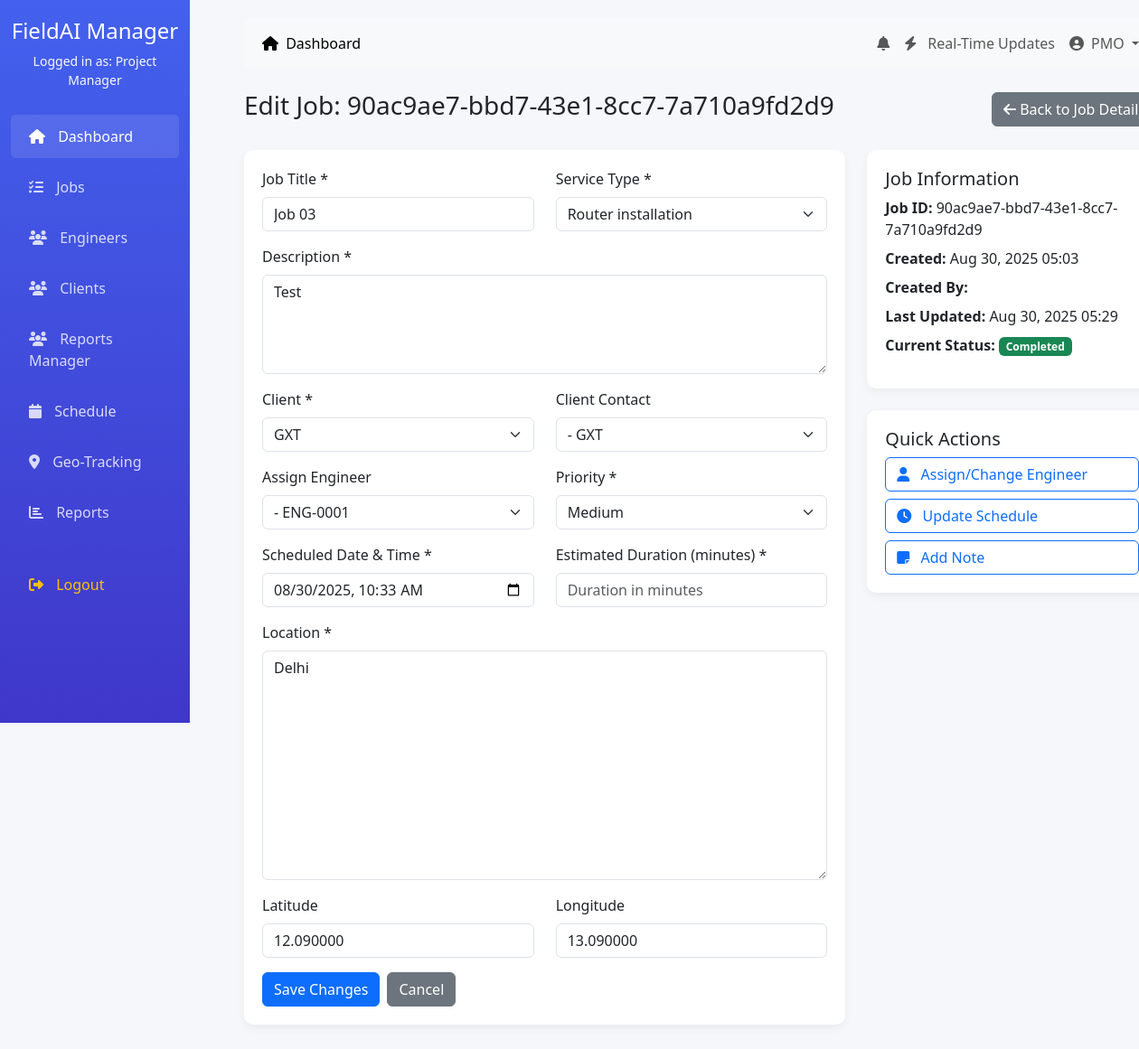
The page /dashboard/manager/jobs/3/edit/ (signed in) on the database as committed earlier.
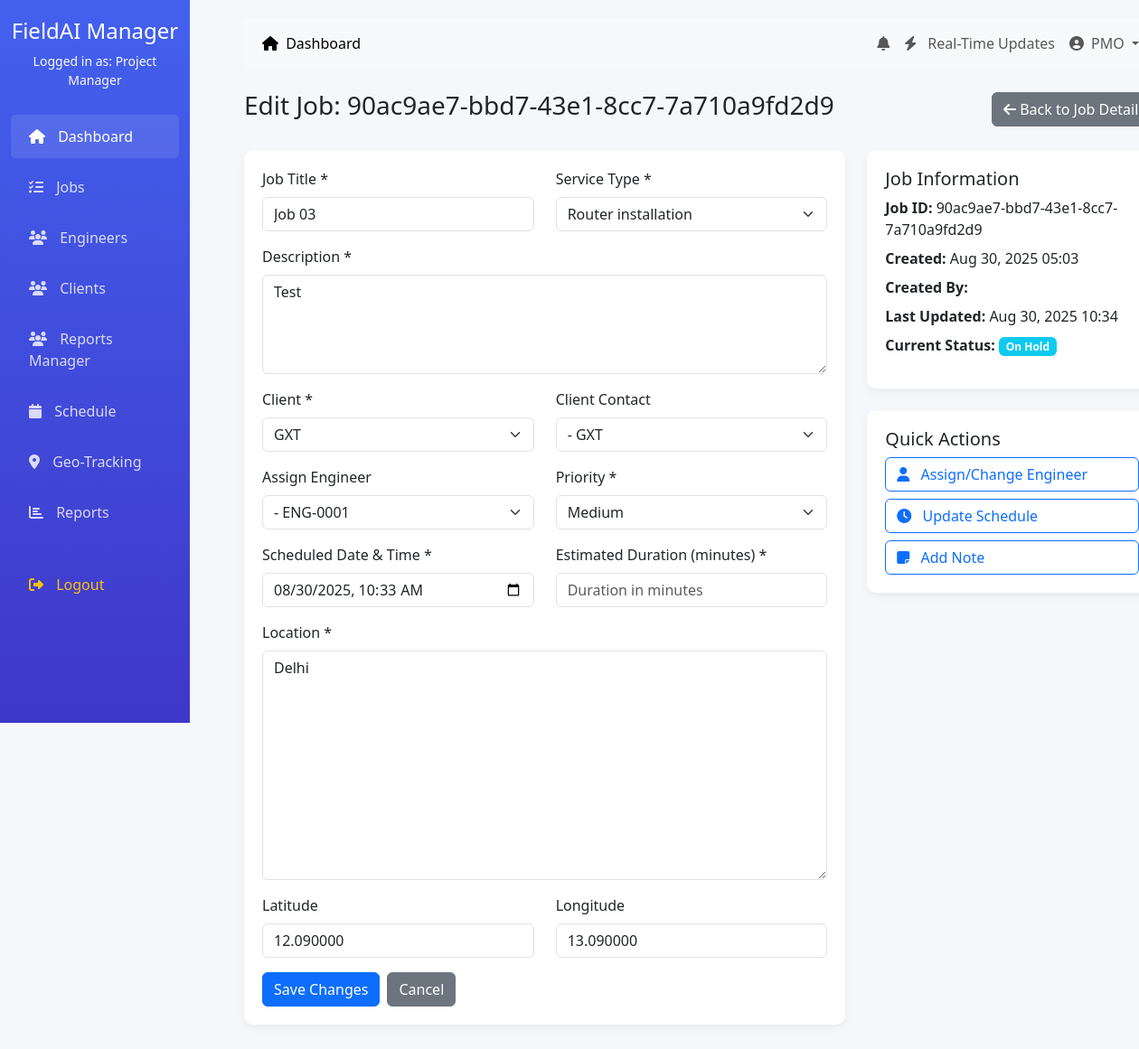
The same page on the database as committed later.
### accounts/models.py (models this page shows, shortened)
class Job(models.Model):
    JOB_STATUS = (
        ('pending', 'Pending'),
        ('assigned', 'Assigned'),
        ('in_progress', 'In Progress'),
        ('completed', 'Completed'),
        ('cancelled', 'Cancelled'),
        ('on_hold', 'On Hold'),
    )
    PRIORITY_LEVEL = (
        ('low', 'Low'),
        ('medium', 'Medium'),
        ('high', 'High'),
        ('urgent', 'Urgent'),
    )
    job_id = models.CharField(max_length=20, unique=True, default=uuid.uuid4)
    title = models.CharField(max_length=200)
    description = models.TextField()
    service_type = models.ForeignKey(ServiceType, on_delete=models.PROTECT)
    client = models.ForeignKey(ClientCompany, on_delete=models.CASCADE)
    client_contact = models.ForeignKey(ClientContact, on_delete=models.SET_NULL, null=True, blank=True)
    assigned_engineer = models.ForeignKey(EngineerProfile, on_delete=models.SET_NULL, null=True, blank=True, related_name='assigned_jobs')
    priority = models.CharField(max_length=10, choices=PRIORITY_LEVEL, default='medium')
    status = models.CharField(max_length=20, choices=JOB_STATUS, default='pending')
    scheduled_date = models.DateTimeField()
    estimated_duration = models.DurationField()  # in minutes
    actual_start_time = models.DateTimeField(null=True, blank=True)
    actual_end_time = models.DateTimeField(null=True, blank=True)
    location = models.TextField()
    latitude = models.DecimalField(max_digits=9, decimal_places=6, null=True, blank=True)
    longitude = models.DecimalField(max_digits=9, decimal_places=6, null=True, blank=True)
    created_by = models.ForeignKey(CustomUser, on_delete=models.SET_NULL, null=True, related_name='created_jobs')
    created_at = models.DateTimeField(auto_now_add=True)
    updated_at = models.DateTimeField(auto_now=True)
    last_updated = models.DateTimeField(auto_now=True)
    updated_by = models.ForeignKey(CustomUser, on_delete=models.SET_NULL, null=True, blank=True, related_name='updated_jobs')

### dashboard/views.py (the view)
# urls.py: path('manager/jobs/<int:job_id>/edit/', views.edit_job, name='edit_job'),
@login_required
def edit_job(request, job_id):
    if request.user.role != 'manager':
        messages.error(request, 'You do not have permission to access this page.')
        return redirect('dashboard:redirect_dashboard')
    job = get_object_or_404(Job, id=job_id)
    if request.method == 'POST':
        form = JobForm(request.POST, instance=job)
        if form.is_valid():
            form.save()
            messages.success(request, f'Job "{job.title}" has been updated successfully!')
            return redirect('dashboard:job_detail', job_id=job.id)
    else:
        form = JobForm(instance=job)
    context = {
        'form': form,
        'job': job,
        'edit_mode': True,
    }
    return render(request, 'dashboard/edit_job.html', context)

### accounts/forms.py
class JobForm(forms.ModelForm):
    class Meta:
        model = Job
        fields = [
            'title', 'description', 'service_type', 'client', 'client_contact',
            'assigned_engineer', 'priority', 'scheduled_date', 'estimated_duration',
            'location', 'latitude', 'longitude'
        ]
        widgets = {
            'scheduled_date': forms.DateTimeInput(attrs={'type': 'datetime-local'}),
            'estimated_duration': forms.NumberInput(attrs={'placeholder': 'Duration in minutes'}),
            'description': forms.Textarea(attrs={'rows': 4}),
        }
    def __init__(self, *args, **kwargs):
        super().__init__(*args, **kwargs)
        self.fields['client'].queryset = ClientCompany.objects.filter(is_active=True)
        self.fields['assigned_engineer'].queryset = EngineerProfile.objects.filter(is_available=True)
        self.fields['client_contact'].required = False
        self.fields['assigned_engineer'].required = False
        self.fields['latitude'].required = False
        self.fields['longitude'].required = False

### accounts/models.py (called while the page is built)
    def __str__(self):
        return self.name

    def __str__(self):
        return self.name

### dashboard/templates/dashboard/edit_job.html (shortened to what the changed rows need)
{% extends '../dashboard/base.html' %}
{% block content %}
<div class="d-flex justify-content-between align-items-center mb-4">
    <h3>Edit Job: {{ job.job_id }}</h3>
    <div>
        <a href="{% url 'dashboard:job_detail' job.id %}" class="btn btn-secondary">
        </a>
    </div>
</div>
<div class="row">
    <div class="col-md-8">
        <div class="dashboard-card">
            <form method="POST">
                <div class="row mb-3">
                    <div class="col-md-6">
                        <label for="{{ form.title.id_for_label }}" class="form-label">Job Title *</label>
                        {{ form.title }}
                    </div>
                    <div class="col-md-6">
                        <label for="{{ form.service_type.id_for_label }}" class="form-label">Service Type *</label>
                        {{ form.service_type }}
                    </div>
                </div>
                <div class="mb-3">
                    <label for="{{ form.description.id_for_label }}" class="form-label">Description *</label>
                    {{ form.description }}
                </div>
                <div class="row mb-3">
                    <div class="col-md-6">
                        <label for="{{ form.client.id_for_label }}" class="form-label">Client *</label>
                        {{ form.client }}
                    </div>
                    <div class="col-md-6">
                        <label for="{{ form.client_contact.id_for_label }}" class="form-label">Client Contact</label>
                        {{ form.client_contact }}
                    </div>
                </div>
                <div class="row mb-3">
                    <div class="col-md-6">
                        <label for="{{ form.assigned_engineer.id_for_label }}" class="form-label">Assign Engineer</label>
                        {{ form.assigned_engineer }}
                    </div>
                    <div class="col-md-6">
                        <label for="{{ form.priority.id_for_label }}" class="form-label">Priority *</label>
                        {{ form.priority }}
                    </div>
                </div>
                <div class="row mb-3">
                    <div class="col-md-6">
                        <label for="{{ form.scheduled_date.id_for_label }}" class="form-label">Scheduled Date & Time *</label>
                        {{ form.scheduled_date }}
                    </div>
                    <div class="col-md-6">
                        <label for="{{ form.estimated_duration.id_for_label }}" class="form-label">Estimated Duration (minutes) *</label>
                        {{ form.estimated_duration }}
                    </div>
                </div>
                <div class="mb-3">
                    <label for="{{ form.location.id_for_label }}" class="form-label">Location *</label>
                    {{ form.location }}
                </div>
                <div class="row mb-3">
                    <div class="col-md-6">
                        <label for="{{ form.latitude.id_for_label }}" class="form-label">Latitude</label>
                        {{ form.latitude }}
                    </div>
                    <div class="col-md-6">
                        <label for="{{ form.longitude.id_for_label }}" class="form-label">Longitude</label>
                        {{ form.longitude }}
                    </div>
                </div>
            </form>
        </div>
    </div>
    <div class="col-md-4">
        <div class="dashboard-card">
            <ul class="list-unstyled">
                <li class="mb-2"><strong>Job ID:</strong> {{ job.job_id }}</li>
                <li class="mb-2"><strong>Created:</strong> {{ job.created_at|date:"M d, Y H:i" }}</li>
                <li class="mb-2"><strong>Created By:</strong> {{ job.created_by.get_full_name }}</li>
                <li class="mb-2"><strong>Last Updated:</strong> {{ job.updated_at|date:"M d, Y H:i" }}</li>
                <li class="mb-2">
                    <strong>Current Status:</strong>
                    <span class="badge bg-{% if job.status == 'completed' %}success{% elif job.status == 'in_progress' %}warning{% elif job.status == 'cancelled' %}danger{% else %}info{% endif %}">
                        {{ job.get_status_display }}
                    </span>
                </li>
            </ul>
        </div>
    </div>
</div>
{% endblock %}

Rows that differ between the two databases and show on the page:
changed Job "90ac9ae7-bbd7-43e1-8cc7-7a710a9fd2d9": updated_at "Aug 30, 2025 05:29" → "Aug 30, 2025 10:34"; status "Completed" → "On Hold"
